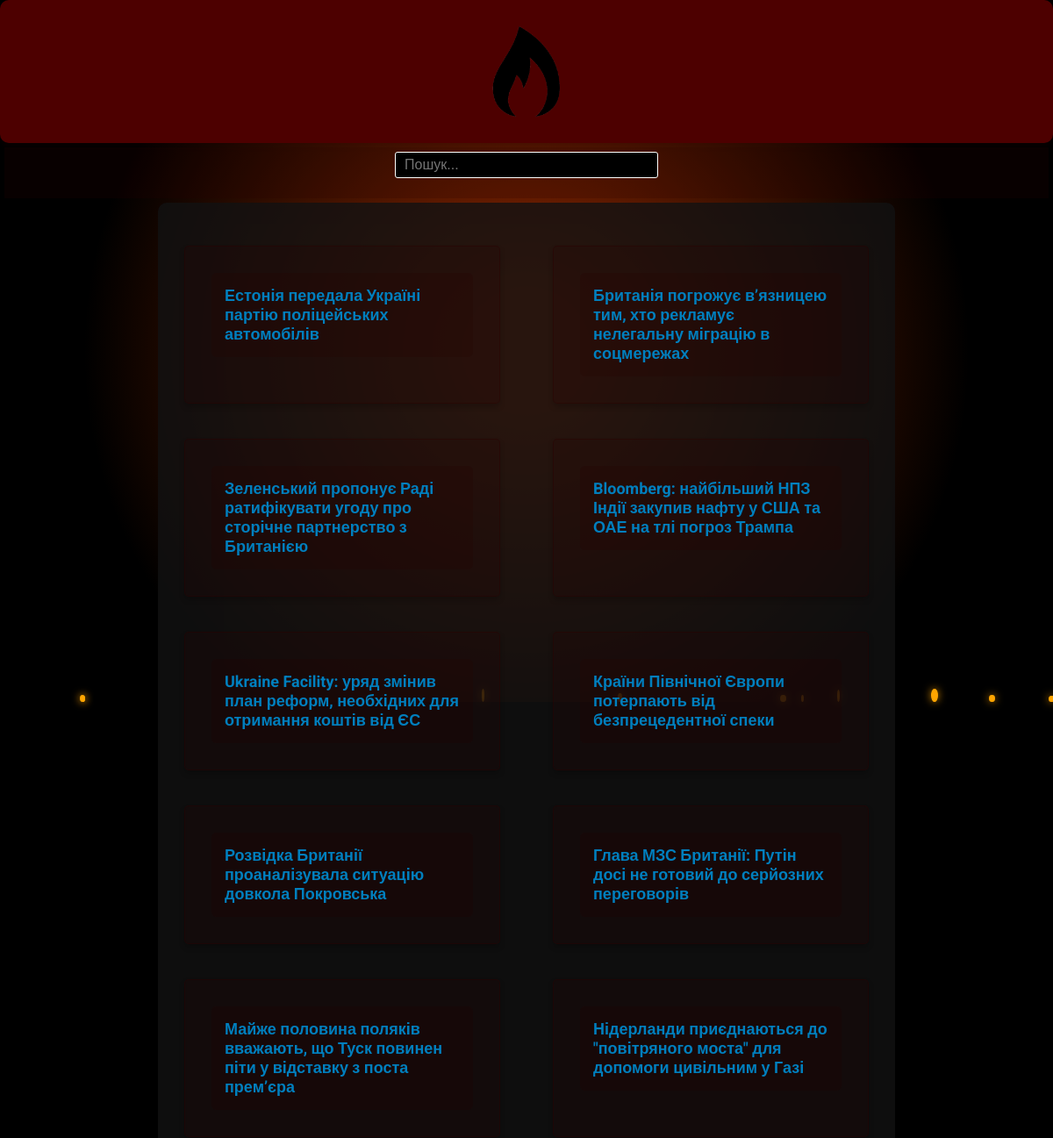
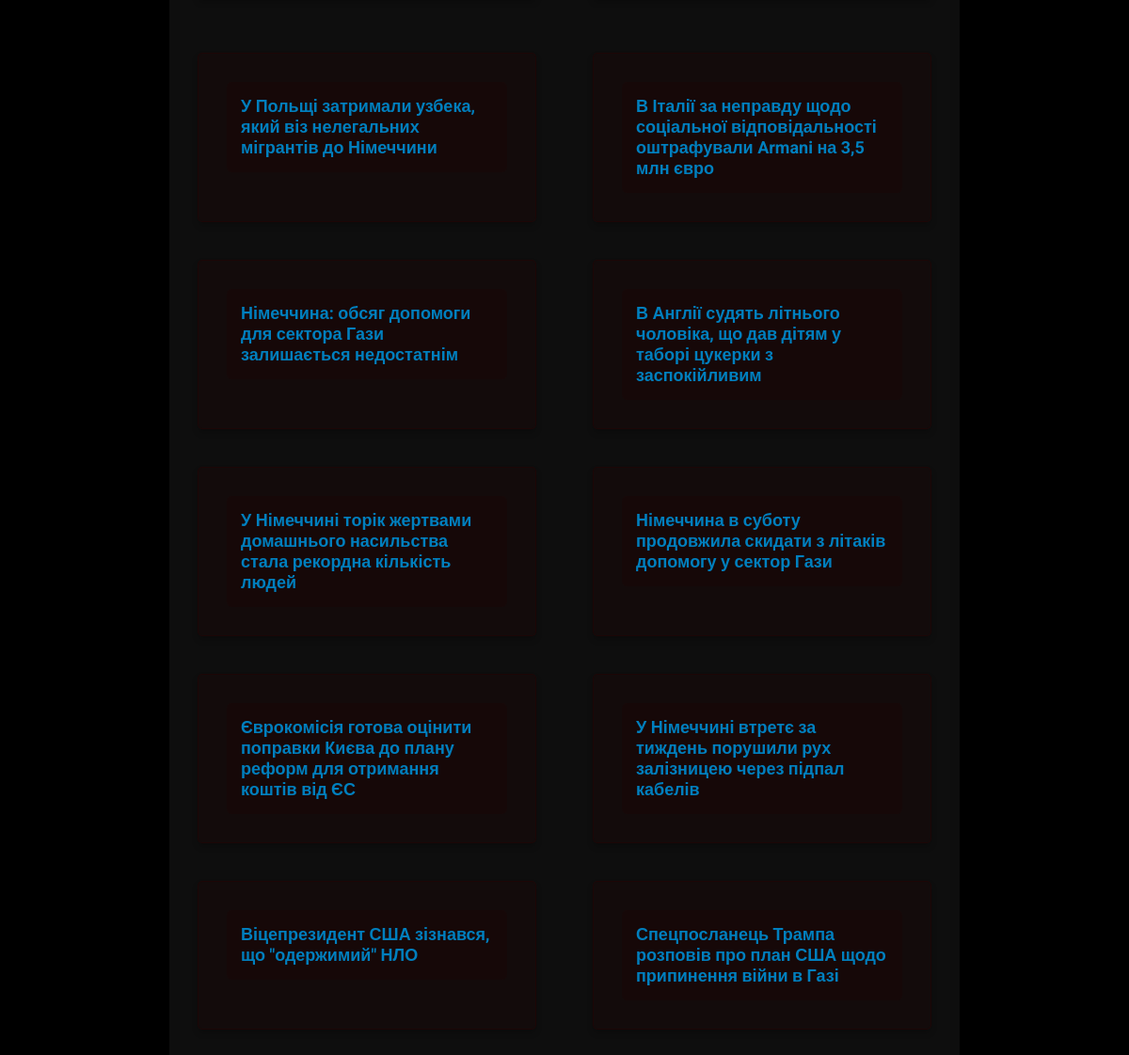
The page / on the database its author committed (2 pictures, top to bottom).
### tables this page shows
CREATE TABLE articles (
            id INTEGER PRIMARY KEY AUTOINCREMENT,
            title TEXT UNIQUE,
            content TEXT,
            url TEXT UNIQUE
        );

### main.py (the view)
@app.route('/')
def index():
    articles = get_articles()
    return render_template('index.html', articles=articles)

### main.py (called while the page is built)
def fix_spacing(text):
    if not text:
        return ""
    fixed_text = ""
    prev_char = ""
    for char in text:
        if char.isupper() and prev_char and prev_char.islower():
            fixed_text += " "
        elif char == "." and prev_char and prev_char != " ":
            fixed_text += ". "
            prev_char = char
            continue
        fixed_text += char
        prev_char = char
    return fixed_text

def get_articles():
    conn = sqlite3.connect(DB_NAME)
    cursor = conn.cursor()
    cursor.execute('SELECT id, title FROM articles ORDER BY id DESC LIMIT 20')
    articles = cursor.fetchall()
    conn.close()
    return [(article[0], fix_spacing(article[1])) for article in articles]

### templates/index.html (shortened to what this page needs)
<html>
    <head>
        <link rel="stylesheet" href="{{ url_for('static', filename='styles.css') }}">
    </head>
    <body>
        <video class="video-background" autoplay loop muted>
            <source src="{{ url_for('static', filename='fire.mp4') }}" type="video/mp4">
        </video>
        <header class="header">
            <div class="header-content">
                <a href="{{ url_for('index') }}" class="home-link">
                    <img src="{{ url_for('static', filename='logo.png') }}" alt="Останні новини" class="logo">
                </a>
            </div>
        </header>
        <div class="search-container">
            <form method="GET" action="{{ url_for('search') }}">
                <input type="text" name="query" placeholder="Пошук..." required>
            </form>
        </div>
        <div class="container">
            <ul class="articles-list">
                {% for article in articles[:(articles|length)//2] %}
                    <li class="article-item">
                        <a href="{{ url_for('article', id=article[0]) }}" class="article-link">{{ article[1] }}</a>
                    </li>
                {% endfor %}
            </ul>
            <ul class="articles-list">
                {% for article in articles[(articles|length)//2:] %}
                    <li class="article-item">
                        <a href="{{ url_for('article', id=article[0]) }}" class="article-link">{{ article[1] }}</a>
                    </li>
                {% endfor %}
            </ul>
        </div>
        <div class="fire-container" id="fire-container"></div>
    </body>
</html>

### static/styles.css (style rules this page uses)
body { font-family: 'Roboto', sans-serif; margin: 0; padding: 0; background-size: cover; background-position: center; background-attachment: fixed; color: white; font-size: 18.5px; }
.container { width: 80%; max-width: 800px; margin: 0 auto; padding: 20px; background-color: rgba(18, 18, 18, 0.8); border-radius: 10px; }
.home-link { text-decoration: none; color: white; transition: color 0.3s ease, text-shadow 0.3s ease; display: inline-block; padding: 10px 20px; width: auto; }
.header { display: flex; justify-content: center; align-items: center; padding: 15px 0; background-color: #4d0000; border-radius: 10px; box-shadow: 0px 4px 6px rgba(44, 0, 0, 0.2); }
.header-content { display: flex; align-items: center; gap: 20px; }
.logo { max-width: 180px; height: auto; transition: transform 0.3s ease; }
.articles-list { list-style: none; padding: 0; }
.article-item { margin-bottom: 15px; padding: 15px; background-color: #2a2a2a; border-radius: 10px; transition: background-color 0.3s ease, transform 0.2s ease; box-shadow: 0px 4px 6px rgba(0, 0, 0, 0.2); font-size: 16px; }
.article-link { display: block; font-size: 18px; color: #007fbe; text-decoration: none; font-weight: bold; transition: transform 0.2s ease, color 0.2s ease, box-shadow 0.3s ease; }

### templates/index.html (style rules this page uses)
body { margin: 0; padding: 0; background: black; font-family: 'Roboto', sans-serif; min-height: 200vh; overflow-y: auto; }
.article-item, .article-link { opacity: 0; transform: translateY(10px); background-color: rgba(44, 0, 0, 0.2); border-radius: 5px; padding: 15px; box-sizing: border-box; margin: 10px; transition: opacity 0.5s ease, transform 0.5s ease; }
.article-item { list-style: none; padding: 20px; border: 1px solid rgba(44, 0, 0, 0.4); background-color: rgba(44, 0, 0, 0.2); border-radius: 5px; width: 45%; box-sizing: border-box; }
.header { text-align: center; padding: 20px 0; }
.search-container { margin-top: 20px; text-align: center; margin: 5px; padding: 5px; background-color: rgba(44, 0, 0, 0.2); }
.search-container input { background-color: black; color: white; width: 300px; font-size: 16px; border-radius: 5px; border: 1px solid white; padding: 5px 10px; border-radius: 3px; width: 300px; }
.fire-container { position: fixed; top: 0; left: 0; width: 100%; height: 100vh; z-index: -1; background: radial-gradient(circle, rgba(255,69,0,0.5) 10%, rgba(0,0,0,0) 70%); }
.video-background { position: absolute; top: 0; left: 0; width: 100%; height: 100vh; object-fit: cover; z-index: -2; }
.container { display: flex; justify-content: center; flex-wrap: wrap; padding: 20px; }
.articles-list { display: flex; flex-wrap: wrap; justify-content: space-between; width: 100%; gap: 20px; opacity: 0; animation: fadeIn 1.5s ease-out forwards; }
.articles-list { max-width: 1200px; }

### rows shown on the page
articles: title "Естонія передала Україні партію поліцейських автомобілів"
articles: title "Британія погрожує в’язницею тим, хто рекламує нелегальну міграцію в соцмережах"
articles: title "Зеленський пропонує Раді ратифікувати угоду про сторічне партнерство з Британією"
articles: title "Bloomberg: найбільший НПЗ Індії закупив нафту у США та ОАЕ на тлі погроз Трампа"
articles: title "Ukraine Facility: уряд змінив план реформ, необхідних для отримання коштів від ЄС"
articles: title "Країни Північної Європи потерпають від безпрецедентної спеки"
articles: title "Розвідка Британії проаналізувала ситуацію довкола Покровська"
articles: title "Глава МЗС Британії: Путін досі не готовий до серйозних переговорів"
articles: title "Майже половина поляків вважають, що Туск повинен піти у відставку з поста прем’єра"
articles: title "Нідерланди приєднаються до \"повітряного моста\" для допомоги цивільним у Газі"
articles: title "У Польщі затримали узбека, який віз нелегальних мігрантів до Німеччини"
articles: title "В Італії за неправду щодо соціальної відповідальності оштрафували Armani на 3,5 млн євро"
articles: title "Німеччина: обсяг допомоги для сектора Гази залишається недостатнім"
articles: title "В Англії судять літнього чоловіка, що дав дітям у таборі цукерки з заспокійливим"
articles: title "У Німеччині торік жертвами домашнього насильства стала рекордна кількість людей"
articles: title "Німеччина в суботу продовжила скидати з літаків допомогу у сектор Гази"
articles: title "Єврокомісія готова оцінити поправки Києва до плану реформ для отримання коштів від ЄС"
articles: title "У Німеччині втретє за тиждень порушили рух залізницею через підпал кабелів"
articles: title "Віцепрезидент США зізнався, що \"одержимий\" НЛО"
articles: title "Спецпосланець Трампа розповів про план США щодо припинення війни в Газі"
